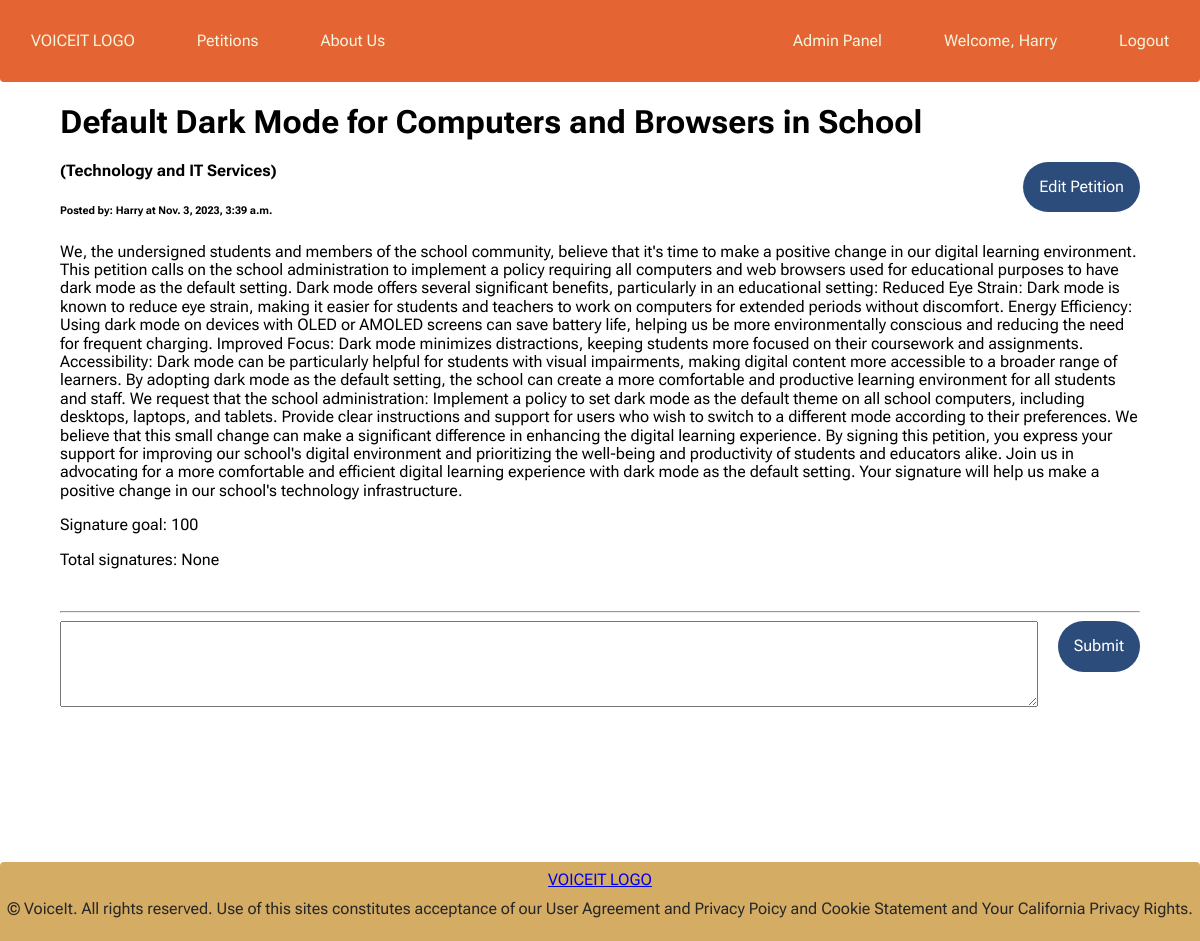
Screenshot of /petition/efbc985ab8e44f05a9292651ccfd1e95/ (signed in) with the database file from the repository.
### users/models.py (models this page shows, shortened)
class User(AbstractBaseUser, PermissionsMixin) :
    def csuf_email_validator(value):
      if not value.endswith('@csu.fullerton.edu'):
        raise ValidationError("Only @csu.fullerton.edu email addresses are allowed.")
    email = models.EmailField(max_length=254, unique=True, validators = [csuf_email_validator])
    username = models.CharField(max_length=254, unique=True)
    is_staff = models.BooleanField(default=False)
    is_superuser = models.BooleanField(default=False)
    is_active = models.BooleanField(default=True)
    last_login = models.DateTimeField(null=True, blank=True)
    date_joined = models.DateTimeField(auto_now_add=True)
    USERNAME_FIELD = 'username'
    EMAIL_FIELD = 'email'
    REQUIRED_FIELDS = ['email']
    objects = UserManager()

### base/models.py (models this page shows, shortened)
class Petition(models.Model) :
    id = models.UUIDField(primary_key=True, default=uuid.uuid4, editable=False, unique=True)
    author = models.ForeignKey(AUTH_USER_MODEL, on_delete = models.CASCADE, null = True)
    category = models.ForeignKey(Category,  on_delete = models.SET_NULL, null = True)
    signature_goal = models.PositiveIntegerField(null = True, blank = True)
    total_signatures = models.PositiveIntegerField(null = True, blank = True)
    TITLE_CHAR_LIMIT = 150
    title = models.CharField(max_length = TITLE_CHAR_LIMIT)
    ALLOW_EMPTY_TEXT = True
    description = models.TextField(null = ALLOW_EMPTY_TEXT, blank = ALLOW_EMPTY_TEXT)
    last_updated = models.DateTimeField(auto_now = True)
    creation_date = models.DateTimeField(auto_now_add = True)

class Category(models.Model) :
    category_str = models.CharField(max_length = 100)
    def __str__(self) :
        return str(self.category_str)

### base/views.py (the view, shortened to what this page needs)
# urls.py: path('petition/<str:pk>/', views.petition, name = "petition"),
def petition(request, pk) :
    if request.method == "GET" :
        if Petition.objects.filter(id = pk).exists() :
            requested_petition = Petition.objects.get(id = pk)
            context = {'petition': requested_petition,
            'replies' : PetitionReply.objects.filter(petition = requested_petition) }
            return render(request, 'base/petition.html', context)
        else :
            return redirect('petitions')

### base/templates/base/petition.html (shortened to what this page needs)
{% extends 'main.html' %}
{% block content %}
<div class="petition-view">
    <h1>{{petition.title}}</h1>
    {% if request.user.is_authenticated%}
    <a href="{% url 'edit-petition' pk=petition.pk%}">
        <button class="petition-button">Edit Petition</button>
    </a>
    {% endif %}
    <h4>({{petition.category}})</h4>
    <h6>Posted by: {{petition.author.username}} at {{petition.creation_date}}</h6>
    <p>{{petition.description}}</p>
    <p>Signature goal: {{petition.signature_goal}}</p>
    <p>Total signatures: {{petition.total_signatures}}</p>
    <br>
    <hr>
    <form method="post">
        <textarea type="text" name="reply" class="wide-textbox"></textarea>
        <button type="submit" class="petition-button">Submit</button>
    </form>
</div>
{% endblock content %}

### templates/navbar.html
<div class="navbar">
    <ul class="navbar-left">
        <li>
            <a href="{% url 'home' %}">
                VOICEIT LOGO
            </a>
        </li>
        <li>
            <a href="{% url 'petitions' %}">
                Petitions
            </a>
        </li>
        <li>
            <a href="{% url 'aboutUs' %}">
                About Us
            </a>
        </li>
    </ul>
    <ul class="navbar-right">
        {% if request.user.is_authenticated %}
            {% if request.user.is_staff %}
                <li>
                    <a href="/admin">
                        Admin Panel
                    </a>
                </li>
            {% endif %}
            <li>
                <a>
                    Welcome, {{ request.user.username }}
                </a>
            </li>
            <li>
                <a href="{% url 'logout' %}">
                    Logout
                </a>
            </li>
            {% else %}
            <li>
                <a href="{% url 'login' %}">
                    Login/Register
                </a>
            </li>
        {% endif %}
    </ul>
</div>

### templates/static/style.css (style rules this page uses)
:root { --orange-bg: rgb(228,100,52); --orange-light: rgb(255, 127, 81); --orange-hover: rgba(228,100,52, .25); --yellow-bg: rgb(212,172,100); --red-bg: rgb(204, 36, 52); --blue-bg: rgb(44, 76, 124); --blue-light: rgb(80, 116, 170); --light-black: #272727; }
* { font-family: 'Roboto Flex','Calibri', Helvetica, Arial, sans-serif; }
button, input, select, textarea { font-family: inherit; font-size: 100%; }
.navbar { display: flex; justify-content: space-between; background-color: var(--orange-bg); color: beige; border-bottom-left-radius:4px; border-bottom-right-radius:4px; position:sticky; top:0; width:100%; }
.navbar-left, .navbar-right { list-style: none; padding: 0; display: flex; }
.navbar-right { margin-left: auto; }
.navbar a { display:block; padding: 1em; text-decoration: none; color: beige; margin: 0 15px; border-radius:25px; }
.petition-button { border:none; background-color: var(--blue-bg); color:white; padding: 1em; float:right; border-radius: 40px; }
.wide-textbox { width:90%; height:5em; }

### rows the page displays
User: user.username "Harry"
Petition: title "Default Dark Mode for Computers and Browsers in School", category "Technology and IT Services", author.username "Harry", creation_date "Nov. 3, 2023, 3:39 a.m.", description "We, the undersigned students and members of the school community, believe that it's time to make a positive change in our digital learning environment. This petition calls on the school administration to implement a policy requiring all computers and web browsers used for educational purposes to have dark mode as the default setting. Dark mode offers several significant benefits, particularly in an educational setting: Reduced Eye Strain: Dark mode is known to reduce eye strain, making it easier for students and teachers to work on computers for extended periods without discomfort. Energy Efficiency: Using dark mode on devices with OLED or AMOLED screens can save battery life, helping us be…", signature_goal "100", total_signatures "None"
